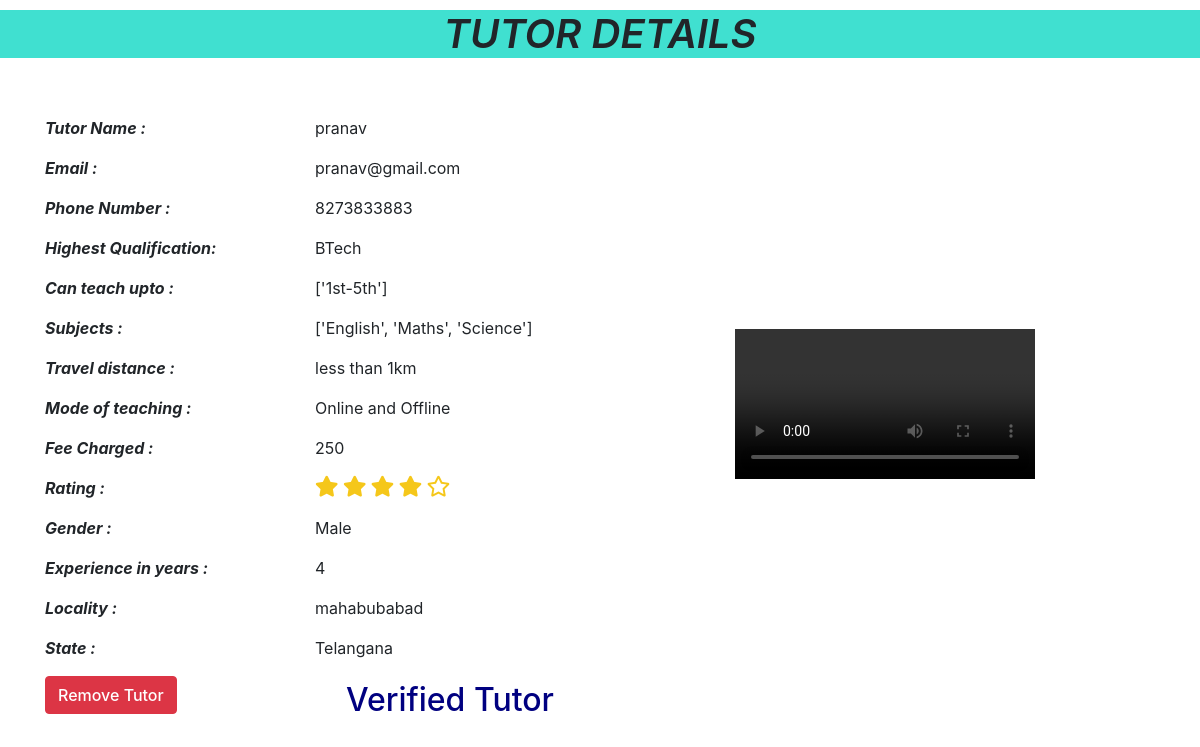
/fulldetails/14 (signed in), run on the app's committed database.
### accounts/models.py (models this page shows, shortened)
class Tutor(models.Model):
    tutor=models.ForeignKey(MyUser, on_delete=models.CASCADE, unique=True)
    Highest_Qual=models.CharField(max_length=255,default="")
    teach=models.CharField(max_length=255,default="")
    subjects=models.CharField(max_length=255,default="")
    travel=models.CharField(max_length=255,default="")
    mode=models.CharField(max_length=255,default="")
    state=models.CharField(max_length=255,default="")
    fees=models.IntegerField(default=0)
    gender=models.CharField(default="",max_length=12)
    slots=models.CharField(default="",max_length=255)
    experience=models.IntegerField(default=0)
    mapurl=models.URLField(max_length=200,default="")
    favourite=models.ManyToManyField(MyUser,related_name='favourite',blank=True)
    is_favourite=models.BooleanField(default=False)
    is_verified=models.BooleanField(default=False)
    meeting=models.URLField(max_length=200,default="")
    video=models.FileField(upload_to='videos/',default="")
    def get_rating(self):
        total=sum(int(review['stars']) for review in self.reviews.values())
        print(self.reviews.count())
        if(self.reviews.count()!=0):
            return total / self.reviews.count()
        else:
            return 0

class MyUser(AbstractUser):
    is_tutor=models.BooleanField(default=False)
    is_student=models.BooleanField(default=False)
    phn_num=models.CharField(max_length=12,default="")
    locality=models.CharField(max_length=255,default="")

### accounts/views.py (the view)
# urls.py: path('fulldetails/<int:my_id>',views.fulldetailsView,name="fulldetails"),
@login_required(login_url='login')
def fulldetailsView(request,my_id):
    if request.user.is_authenticated:
        context={}
        t= Tutor.objects.get(id=my_id)
        if request.method == 'POST':
            user=MyUser.objects.get(username=t.tutor.username)
            user.delete()
            return redirect('admin1')
        context={"t":t}
        return render(request,'fulldetails.html',context)
    else:
        return redirect('login')

### accounts/templates/fulldetails.html (shortened to what this page needs)
<html>
	<head>
	<link rel="stylesheet" href="https://cdn.jsdelivr.net/npm/bootstrap@4.6.0/dist/css/bootstrap.min.css">
	<link rel="stylesheet" href="https://use.fontawesome.com/releases/v5.3.1/css/all.css">
    <link rel="stylesheet" href="https://cdnjs.cloudflare.com/ajax/libs/font-awesome/4.7.0/css/font-awesome.min.css">
    <link rel="stylesheet" href="https://cdnjs.cloudflare.com/ajax/libs/bootstrap-select/1.13.1/css/bootstrap-select.css" />
		</head>
<body>
		<h1 class="h1"><i>TUTOR DETAILS</i></h1>
		<div class="container ">
			<div class="row row1">
				<div class="col">
						<br><br>
						<div class="row no-gutters">
							<div class="col">
							<p><strong><i>Tutor Name : </i></strong>
							</p>
						</div>
						<div class="col"><p>{{t.tutor.username}}</p>
						</div>
					</div>
					<div class="row no-gutters">
							<div class="col">
							<p><strong><i>Email : </i></strong>
							</p>
						</div>
						<div class="col"><p>{{t.tutor.email}}</p>
						</div>
					</div>
					<div class="row no-gutters">
							<div class="col">
							<p><strong><i>Phone Number : </i></strong>
							</p>
						</div>
						<div class="col"><p>{{t.tutor.phn_num}}</p>
						</div>
					</div>
					<div class="row no-gutters">
							<div class="col">
							<p><strong><i>Highest Qualification: </i></strong>
							</p>
						</div>
						<div class="col"><p>{{t.Highest_Qual}}</p>
						</div>
					</div>
					<div class="row no-gutters">
							<div class="col">
							<p><strong><i>Can teach upto : </i></strong>
							</p>
						</div>
						<div class="col"><p>{{t.teach}}</p>
						</div>
					</div>
					<div class="row no-gutters">
							<div class="col">
							<p><strong><i>Subjects : </i></strong>
							</p>
						</div>
						<div class="col"><p>{{t.subjects}}</p>
						</div>
					</div>
					<div class="row no-gutters">
							<div class="col">
							<p><strong><i>Travel distance : </i></strong>
							</p>
						</div>
						<div class="col"><p>{{t.travel}}</p>
						</div>
					</div>
					<div class="row no-gutters">
						<div class="col">
							<p><strong><i>Mode of teaching : </i></strong></p>
						</div>
						<div class="col">
								<p>{% if t.mode == "both" %}
								Online and Offline
								{% else %}
								{{t.mode}}
								{% endif %}</p>
							</div>
						</div>
						<div class="row no-gutters">
							<div class="col">
							<p><strong><i>Fee Charged : </i></strong>
							</p>
						</div>
						<div class="col"><p>{{t.fees}}</p>
						</div>
					</div>
					<div class="row no-gutters">
							<div class="col">
							<p><strong><i>Rating : </i></strong>
							</p>
						</div>
						<div class="col">
						<div class="control">
							{% if p.get_rating == 0 %}
                                <i class="r far fa-star"></i>
                                <i class="r far fa-star"></i>
                                <i class="r far fa-star"></i>
                                <i class="r far fa-star"></i>
                                <i class="r far fa-star"></i>
                            {% else %}
                            {% if t.get_rating > 0 %}
                                    {% if t.get_rating > 0 and t.get_rating < 1 %}
                                    <i class="star2 fa fa-star-half-o"></i>
                                    {% else %}
                                    <i class="r fas fa-star"></i>
                                    {% endif %}
                                    {% else %}
                                        <i class="r far fa-star"></i>
                                {% endif %}
                                {% if t.get_rating > 1 %}
                                    {% if t.get_rating > 1 and t.get_rating < 2 %}
                                    <i class="star2 fa fa-star-half-o"></i>
                                    {% else %}
                                    <i class="r fas fa-star"></i>
                                    {% endif %}
                                    {% else %}
                                        <i class="r far fa-star"></i>
                                {% endif %}
                                {% if t.get_rating > 2 %}
                                    {% if t.get_rating > 2 and t.get_rating < 3 %}
                                    <i class="star2 fa fa-star-half-o"></i>
                                    {% else %}
                                    <i class="r fas fa-star"></i>
                                    {% endif %}
                                    {% else %}
                                        <i class="r far fa-star"></i>
                                {% endif %}
                                {% if t.get_rating > 3 %}
                                    {% if p.get_rating > 3 and t.get_rating < 4 %}
                                    <i class="star2 fa fa-star-half-o"></i>
                                    {% else %}
                                    <i class="r fas fa-star"></i>
                                    {% endif %}
                                    {% else %}
                                        <i class="r far fa-star"></i>
                                {% endif %}
                                {% if t.get_rating > 4 %}
                                    {% if t.get_rating > 4 and t.get_rating < 5%}
                                    <i class="star2 fa fa-star-half-o"></i>
                                    {% else %}
                                    <i class="r fas fa-star"></i>
                                    {% endif %}
                                    {% else %}
                                        <i class="r far fa-star"></i>
                                {% endif %}
                                {% endif %}
                        </div>
                    </div>
					</div>
						<div class="row no-gutters">
							<div class="col">
							<p><strong><i>Gender : </i></strong>
							</p>
						</div>
						<div class="col"><p>{{t.gender}}</p>
						</div>
					</div>
						<div class="row no-gutters">
							<div class="col">
							<p><strong><i>Experience in years : </i></strong>
							</p>
						</div>
						<div class="col"><p>{{t.experience}}</p>
						</div>
					</div>
						<div class="row no-gutters">
							<div class="col">
							<p><strong><i>Locality : </i></strong>
							</p>
						</div>
						<div class="col"><p>{{t.tutor.locality}}</p>
						</div>
					</div>
					<div class="row no-gutters">
							<div class="col">
							<p><strong><i>State : </i></strong>
							</p>
						</div>
						<div class="col"><p>{{t.state}}</p>
						</div>
					</div>
					<div class="row no-gutters">
                      <div class="col">
                      	<form method="POST">
                      		<input type="submit" value="Remove Tutor" class="btn btn-danger" style="font-weight: 500;">
                      	</form>
                      </div>
                      <div class="col">
                      		{% if t.is_verified == True %}
                      	<p style=" color: navy;text-align: center;font-size: 200%; font-weight: 500;">Verified Tutor</p>
                      	{% else %}
                      	<a href="{% url 'verify' t.id %}" class="btn btn-success" role="button" style="font-weight: 500;">Mark as Verified</a>
                      	{% endif %}
                      </div>
                    </div>
				</div>
				<div class="col" style="display:flex; flex-direction: column; justify-content: center; align-items: center;">
					<div class="abc">
				<video class="widhei" controls>
			 <source src="{{t.video.url}}" type="video/mp4">
			 </video>
			</div>
				</div>
				</div>
			</div>
</body>
</html>

### accounts/templates/fulldetails.html (style rules this page uses)
.container { width: 100%; margin-top: 10px; }
.h1 { margin-top: 10px; text-align: center; background-color: turquoise; font-weight: 600; }
video { width: 100%; height: auto; }
.r { font-size: 1.3em; color: #f5c71a; }
.widhei { width: 100%; }

### data on the page
Tutor: tutor.username "pranav", tutor.email "pranav@gmail.com", tutor.phn_num "8273833883", Highest_Qual "BTech", teach "['1st-5th']", subjects "['English', 'Maths', 'Science']", travel "less than 1km", fees "250", gender "Male", experience "4", tutor.locality "mahabubabad", state "Telangana"
